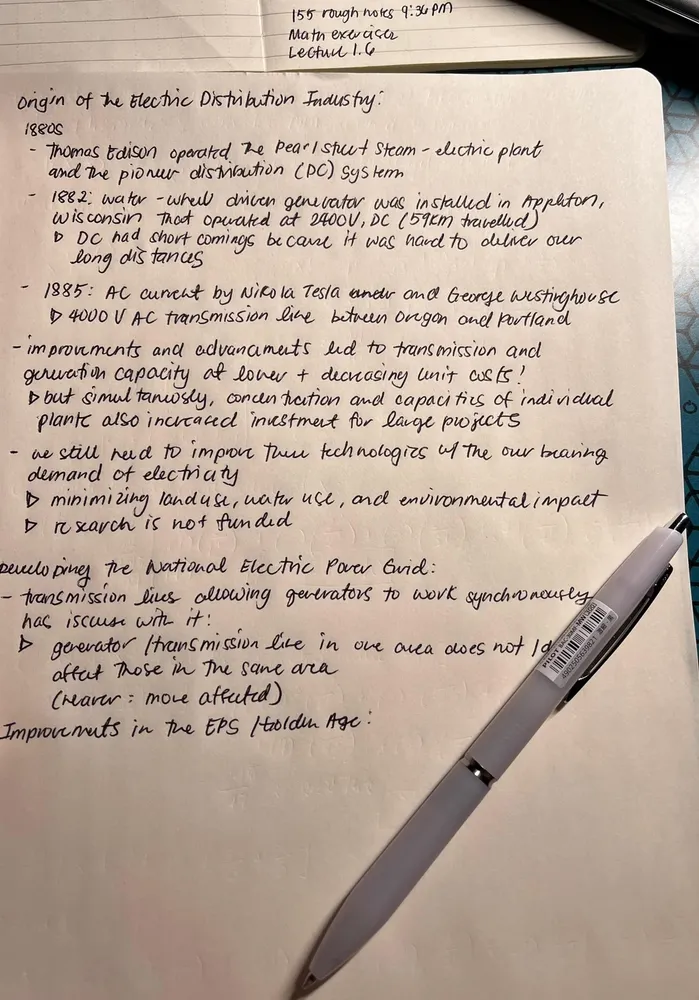
#> input picture 4.ObjectDetection/note.webp, 699 x 1000 px, shrunk from 1080 x 1544 before the run
$ python 3_adaptive_threshold.py
#> lines starting #> are read from the running program, lines starting #| are printed output that depends on the picture
import cv2 as cv
import os

# ================================
# Adaptive Thresholding Example
# ================================
# This script demonstrates how to apply adaptive thresholding to an image.
# Unlike simple thresholding, adaptive thresholding calculates a different threshold
# for each region of the image, making it more effective for images with varying lighting conditions.

# this is how they scan documents and convert them to black and white
# useul for OCR (opticall character recognition)

# Read
img = cv.imread("note.webp")
#> img is the input picture: shape (1000, 699, 3); mean B, G, R 155.2, 168.9, 186.5

# Convert the image to grayscale
gray_img = cv.cvtColor(img, cv.COLOR_BGR2GRAY)
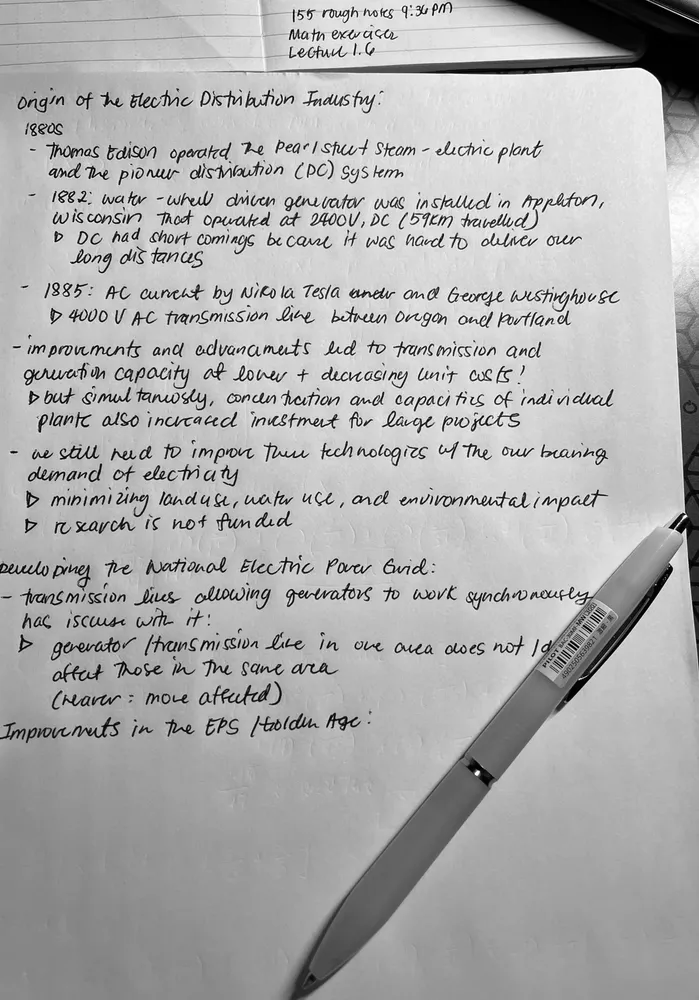
#> gray_img: shape (1000, 699); min 0, max 255, mean 172.6

"""
Apply adaptive thresholding
Adaptive thresholding calculates a threshold for each pixel based on the values in its neighborhood.
In this case, we use a Gaussian mean to compute the threshold.
The parameters are:
- 255: The maximum intensity value (white).
- cv.ADAPTIVE_THRESH_GAUSSIAN_C: The method for computing the threshold (Gaussian weighted sum of neighborhood values).
- cv.THRESH_BINARY: The type of thresholding (binary thresholding).
- 21: The size of the neighborhood region (21x21 pixels) used to calculate the threshold for each pixel.
- 30: A constant value subtracted from the computed mean. This helps fine-tune the threshold, making it more sensitive to specific pixel intensities.
"""

th_img = cv.adaptiveThreshold(src=gray_img, maxValue=255, adaptiveMethod=cv.ADAPTIVE_THRESH_GAUSSIAN_C, thresholdType=cv.THRESH_BINARY, blockSize=21, C=30)
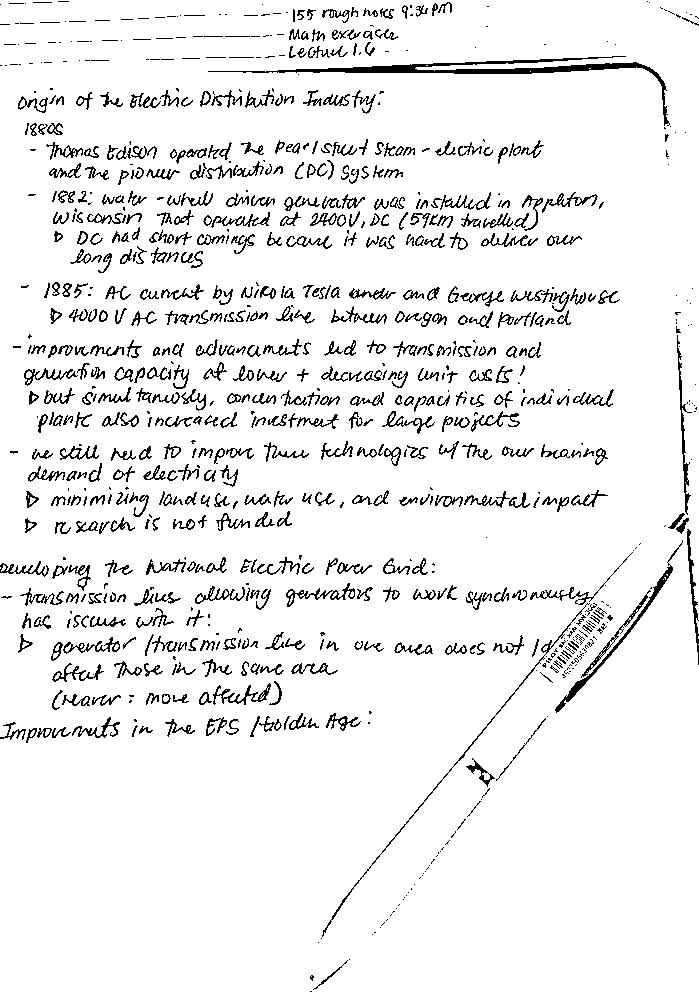
#> th_img: shape (1000, 699); 93.1% white; black in thin lines or dots

# Optionally, you can apply noise removal (e.g., median blur), but for now its not needed
# blur_img = cv.medianBlur(th_img, 7)

# Display
cv.imshow("Thresholded Image", th_img)
cv.waitKey(0)
cv.destroyAllWindows()


# ================================
# Note:
# ================================
# 1. **Types of Thresholding**:
# - **Simple Thresholding**: Applies a fixed threshold to the entire image.
#   - Suitable for images with uniform lighting.
#   - Simple and fast but ineffective for images with uneven lighting.
# - **Adaptive Thresholding**: Computes a threshold for each pixel based on local neighborhood values.
#   - Effective for images with varying lighting conditions or shadows.
#   - More computationally expensive but produces better results for complex images.

# 2. **Use Cases**:
# - **Semantic Segmentation**: Segments an image into different regions (e.g., separating the subject from the background).
#   - Adaptive thresholding works better for images with varying light conditions.
# - **OCR (Optical Character Recognition)**: Adaptive thresholding helps in improving text recognition from images by converting the image into a binary format.
#   - Helps OCR algorithms to distinguish text from the background more effectively.

# 3. **Intuition**:
# - **Thresholding** is used to convert a grayscale image into a binary image by setting pixels either to black or white based on their intensity.
# - Simple thresholding applies one threshold to the entire image, while adaptive thresholding considers local regions to determine different thresholds for different areas of the image.

# 4. **Noise Reduction**:
# - After thresholding, noise can appear due to minor pixel variations.
#   - In such cases, median blur or other filtering techniques can help remove noise and enhance the quality of the binary output.
